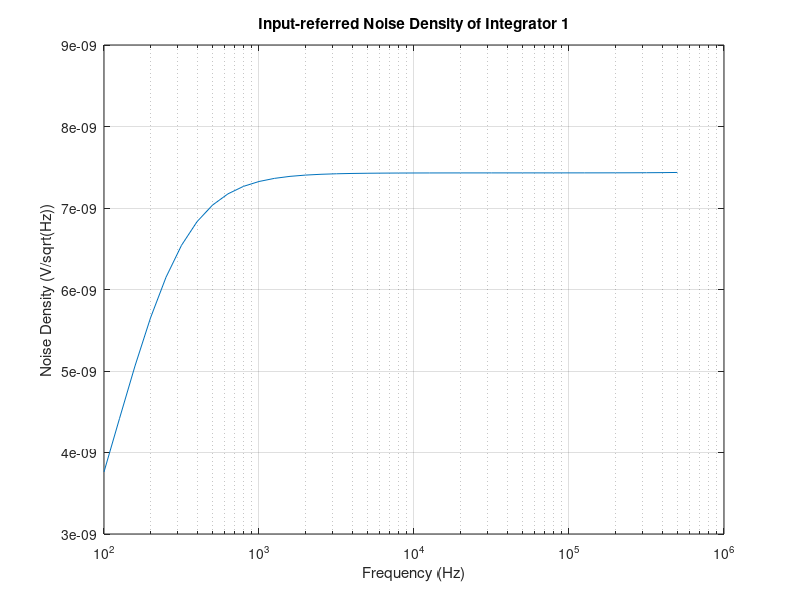

Reproduce this figure in MATLAB.
data = csvread('noisespec.csv');

freqs = data(:,1);
Ts = 1/250e6;
resp = 2*(exp(j*freqs*2*pi*Ts)-1);

input_referred = sqrt(data(:,2)).*abs(resp);

semilogx(freqs, input_referred)
xlabel('Frequency (Hz)')
ylabel('Noise Density (V/sqrt(Hz))')
title('Input-referred Noise Density of Integrator 1')
grid on

int = sqrt(trapz(freqs(2:end)-freqs(1:end-1), (input_referred(1:end-1)).^2))